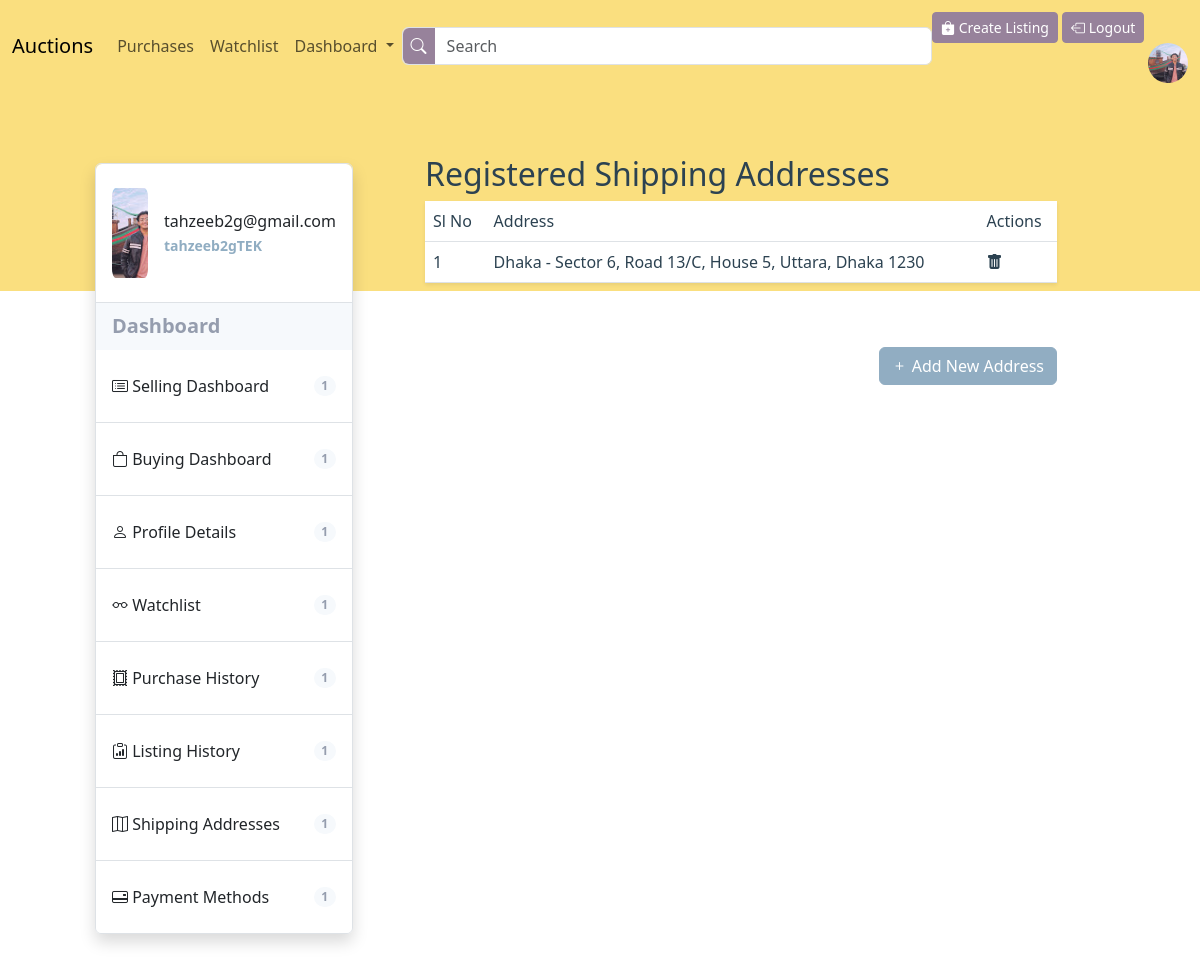
Page /users/shipping-addresses (signed in) on the committed database.
### users/models.py (models this page shows, shortened)
class User(AbstractUser):
    email = models.EmailField(unique=True)
    watchlist = models.ManyToManyField(
        'auctions.Listing')
    is_oauth_registered = models.BooleanField(default=False)
    display_picture = models.ImageField(
        upload_to='display-pictures/', max_length=250, default='display-pictures/default-dp.png')
    email_verification_token = models.CharField(
        max_length=200, null=True, blank=True)
    forget_password_token = models.CharField(
        max_length=200, null=True, blank=True)
    previous_email = models.EmailField(null=True, default=None)

class Address(models.Model):
    class City(models.TextChoices):
        DHAKA = 'D', _('Dhaka')
        CHITTAGONG = 'C', _('Chittagong')
        RAJSHAHI = 'R', _('Rajshahi')
        KHULNA = 'K', _('Khulna')
        BARISAL = 'B', _('Barisal')
        SYLHET = 'S', _('Sylhet')
        RANGPUR = 'RG', _('Rangpur')
        MYMENSING = 'M', _('Mymensing')
    user = models.ForeignKey(User, on_delete=models.CASCADE)
    address_line_1 = models.CharField(max_length=500)
    address_line_2 = models.CharField(max_length=500)
    city = models.CharField(
        max_length=256, choices=City.choices, default=City.DHAKA)
    def __str__(self):
        return f"{self.get_city_display()} - {self.address_line_1}, {self.address_line_2}"

### users/views.py (the view)
# urls.py: path('shipping-addresses', views.view_shipping_address,
@login_required(login_url=settings.LOGIN_URL)
def view_shipping_address(request):
    addresses = Address.objects.filter(user=request.user)
    return render(request, 'users/shipping-addresses.html',
                  {'addresses': addresses}
                  )

### users/templates/users/shipping-addresses.html (shortened to what this page needs)
{% extends "users/profile-layout.html" %}
{% block child%}
{% if addresses %}
<h2 class="header-2 user-pages-header">Registered Shipping Addresses</h2>
<table class="table table-hover shadow-sm" id="shipping-address-table">
    <thead class="align-top table-header">
        <tr>
            <th scope="col">Sl No</th>
            <th scope="col">Address</th>
            <th scope="col">Actions</th>
        </tr>
    </thead>
    <tbody>
        {% for address in addresses%}
        <tr class="lead fs-6 align-middle">
            <td>{{forloop.counter}}</td>
            <td>{{address}}</td>
            <td><a onclick="confirmShippingAddressDelete({{ address.id }})"><i class="bi bi-trash-fill"></i></a></td>
        </tr>
        {% endfor %}
    </tbody>
</table>
<a class="btn btn-primary float-end mt-5" href="{% url 'add_shipping_address' %}"><i class="bi bi-plus"></i> Add New
    Address</a>
{% else %}
{% load static %}
{% endif %}
{% endblock child %}

### users/templates/users/profile-layout.html
{% extends "auctions/layout.html" %}
{% block body %}
<div class="backdrop">
</div>
<div class="container-fluid p-5 overlap-container">
    <div class="row align-items-start justify-content-center">
        <div class="col-xl-3 col-12 mt-xl-4 mt-4">
            <ul class="list-group list-group-flush border rounded shadow">
                <li class="list-group-item d-flex justify-content-start align-items-center py-4 border-none">
                    <img src="{{user.display_picture.url}}" class="thumbnail-image">
                    <div class="ms-3 fw-medium">
                        {{request.user.email}}
                        <br>
                        <small class="fw-bold highlighted-text">{{request.user.username}}</small>
                    </div>
                </li>
                <li class="list-group-item list-bg d-flex justify-content-between align-items-center fw-bold lead">
                    Dashboard
                </li>
                <li class="list-group-item list">
                    <a class="d-flex justify-content-between align-items-center lead py-3 fs-6"
                        href="{% url 'seller-dashboard' %}">
                        <span><i class="bi bi-card-list"></i> Selling Dashboard </span>
                        <span class="badge badge-bd rounded-pill">1</span>
                    </a>
                </li>
                <li class="list-group-item list">
                    <a class="d-flex justify-content-between align-items-center lead py-3 fs-6"
                        href="{% url 'buyer-dashboard' %}">
                        <span><i class="bi bi-bag"></i> Buying Dashboard</span>
                        <span class="badge badge-bd rounded-pill">1</span>
                    </a>
                </li>
                <li class="list-group-item list">
                    <a class="d-flex justify-content-between align-items-center lead py-3 fs-6"
                        href="{% url 'profile' %}">
                        <span><i class="bi bi-person"></i> Profile Details</span>
                        <span class="badge badge-bd rounded-pill">1</span>
                    </a>
                </li>
                <li class="list-group-item list">
                    <a class="d-flex justify-content-between align-items-center lead py-3 fs-6"
                        href="{% url 'watchlist' %}">
                        <span><i class="bi bi-eyeglasses"></i> Watchlist</span>
                        <span class="badge badge-bd rounded-pill">1</span>
                    </a>
                </li>
                <li class="list-group-item list">
                    <a class="d-flex justify-content-between align-items-center lead py-3 fs-6"
                        href="{% url 'purchase-history' %}">
                        <span><i class="bi bi-postage"></i> Purchase History</span>
                        <span class="badge badge-bd rounded-pill">1</span>
                    </a>
                </li>
                <li class="list-group-item list">
                    <a class="d-flex justify-content-between align-items-center lead py-3 fs-6"
                        href="{% url 'listing-history' %}">
                        <span><i class="bi bi-clipboard-data"></i> Listing History</span>
                        <span class="badge badge-bd rounded-pill">1</span>
                    </a>
                </li>
                <li class="list-group-item list">
                    <a class="d-flex justify-content-between align-items-center lead py-3 fs-6"
                        href="{% url 'view-shipping-address' %}">
                        <span><i class="bi bi-map"></i> Shipping Addresses</span>
                        <span class="badge badge-bd rounded-pill">1</span>
                    </a>
                </li>
                <li class="list-group-item list">
                    <a class="d-flex justify-content-between align-items-center lead py-3 fs-6"
                        href="{% url 'view-payment-methods' %}">
                        <span><i class="bi bi-credit-card-2-back"></i> Payment Methods</span>
                        <span class="badge badge-bd rounded-pill">1</span>
                    </a>
                </li>
            </ul>
        </div>
        <div class="col-xl-8 col-12 mt-xl-0 mt-5">
            <div class="px-xl-5 px-0 py-3" id="user-profile-content-container">
                {% block child %}
                {% endblock child%}
            </div>
        </div>
    </div>
</div>
{% endblock %}

### auctions/templates/auctions/layout.html (shortened to what this page needs)
{% load static %}
<!DOCTYPE html>
<html lang="en">
<head>
    <link href="https://cdn.jsdelivr.net/npm/bootstrap@5.3.2/dist/css/bootstrap.min.css" rel="stylesheet"
>
    <link href="{% static 'commerce/styles.css' %}" rel="stylesheet">
    <link rel="stylesheet" href="https://cdn.jsdelivr.net/npm/sweetalert2@11.0.19/dist/sweetalert2.min.css">
    <link rel="stylesheet" href="https://cdn.jsdelivr.net/npm/bootstrap-icons@1.11.2/font/bootstrap-icons.min.css">
</head>
<body>
    <nav class="navbar navbar-expand-lg sticky-top bg-background-tertiary" style="background-color: var(--nav);">
        <div class="container-fluid">
            <a class="navbar-brand" href="{% url 'index' %}">Auctions</a>
            <div class="collapse navbar-collapse" id="navbarSupportedContent">
                <ul class="navbar-nav me-auto mb-2 mb-lg-0">
                    {% if user.is_authenticated %}
                    <li class="nav-item">
                        <a class="nav-link" href="{% url 'purchase-history' %}">Purchases</a>
                    </li>
                    <li class="nav-item">
                        <a class="nav-link" href="{% url 'watchlist' %}">Watchlist</a>
                    </li>
                    <li class="nav-item dropdown">
                        <a class="nav-link dropdown-toggle" href="#" role="button" data-bs-toggle="dropdown"
                            aria-expanded="false">
                            Dashboard
                        </a>
                    </li>
                    {% endif %}
                </ul>
                <form class="d-flex w-50 me-auto my-2 form-control p-0" role="search" action="{% url 'search' %}"
                    menthod="POST">
                    <button type="submit" style="background-color: var(--custom-secondary); border-width: 0px;"
                        class="text-white rounded-start px-2"><i class="bi bi-search"></i>
                    </button>
                    <input class="form-control w-100 ms-0" type="search" placeholder="Search" aria-label="Search"
                        style="border-width: 0px;">
                </form>
                <div class="float-lg-end float-start">
                    <a class="btn btn-secondary btn-sm mt-1" href="{% url 'create-listing' %}"><i
                            class="bi bi-bag-plus-fill"></i>
                        Create Listing</a>
                    {% if user.is_authenticated %}
                    <a class="btn btn-secondary btn-sm mt-1" href="{% url 'logout' %}"><i
                            class="bi bi-box-arrow-left"></i>
                        Logout</a>
                    {% else %}
                    <a class="btn btn-secondary btn-sm mt-1" href="{% url 'login' %}"><i
                            class="bi bi-box-arrow-in-right"></i> Login</a>
                    <a class="btn btn-secondary btn-sm mt-1" href="{% url 'register' %}"><i
                            class="bi bi-person-plus-fill"></i> Register</a>
                    {% endif %}
                    {% if user.is_authenticated %}
                    <a class="ms-2 float-end" href="{% url 'profile' %}">
                        <div style="width: 40px; height: 40px; overflow: hidden; border-radius: 50%;">
                            <img src="{{user.display_picture.url}}"
                                style="height:100%; width: 100%; object-fit: cover;">
                        </div>
                    </a>
                </div>
                {% endif %}
            </div>
        </div>
    </nav>
    {% block body %}
    {% endblock %}
</body>
</html>

### commerce/static/commerce/styles.css (style rules this page uses)
:root { --custom-bg: #FADF7F; --nav: #FADF7F; --custom-danger: #D89A9E; --custom-success: #06908F; --custom-dark: #2C4251; --custom-primary: #91ADC2; --custom-secondary: #97829B; }
ul li a { color: inherit; text-decoration: none; }
tr td a { color: inherit; text-decoration: none; }
.overlap-container { margin-top: -200px; }
.user-pages-header { color: var(--custom-dark); }
th { font-weight: inherit; }
.table-header { font-weight: 300; }
.table>:not(caption)>*>* { color: inherit; }
.backdrop { width: 100%; min-height: 200px; background-color: var(--custom-bg); }
.thumbnail-image { width: 90px; height: 90px; overflow: hidden; object-fit: cover; border-radius: 10%; }
.badge-bd { background-color: #F6F9FC; border-color: #F6F9FC; color: #959DAE; }
.list-bg { background-color: #F6F9FC; border-color: #F6F9FC; color: #959DAE; }
.highlighted-text { color: #90ADC2; }
.btn-primary { background-color: var(--custom-primary); border-color: var(--custom-primary); }
.btn-secondary { background-color: var(--custom-secondary); border-color: var(--custom-secondary); }
html, body { height: 100%; margin: 0; color: var(--custom-dark) }

### rows in the picture
User: display_picture (picture), user.email "tahzeeb2g@gmail.com", user.username "tahzeeb2gTEK"
Address: city+address_line_1+address_line_2 "Dhaka - Sector 6, Road 13/C, House 5, Uttara, Dhaka 1230"
